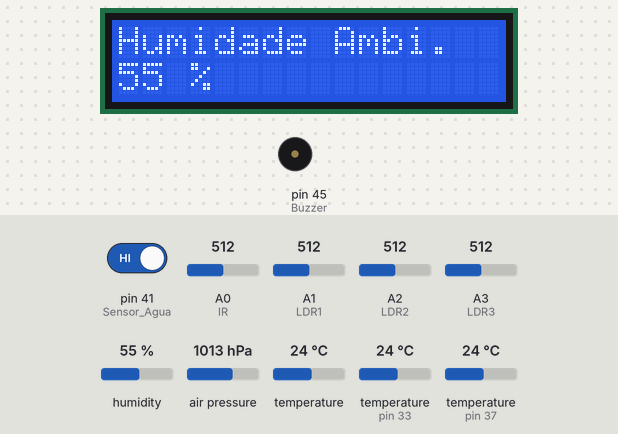
The sketch below on a simulated Arduino Mega 2560, built with avr-gcc and run on an emulated ATmega2560. Shown: 16×2 character LCD, buzzer (waves = sounding, pin HIGH). Inputs (shaded band) come from the test bench; at power-on: A3 (LDR3) = 512, A1 (LDR1) = 512, air pressure 1013 hPa, humidity 55 %, pin 41 (Sensor_Agua) HIGH, A0 (IR) = 512, A2 (LDR2) = 512, temperature 24 °C, temperature (sensors on pin 33, pin 37) 24 °C. What the sketch prints to the serial monitor is not drawn.

Above: at 1.2 s.
1.3 s: A3 (LDR3) set to 306
At 3.6 s:
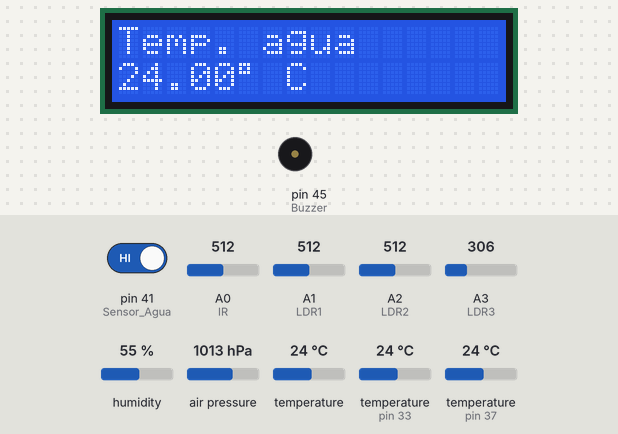
4.1 s: A1 (LDR1) set to 30
6.6 s: air pressure set to 952 hPa
8.9 s: humidity set to 22 %
At 20.2 s:
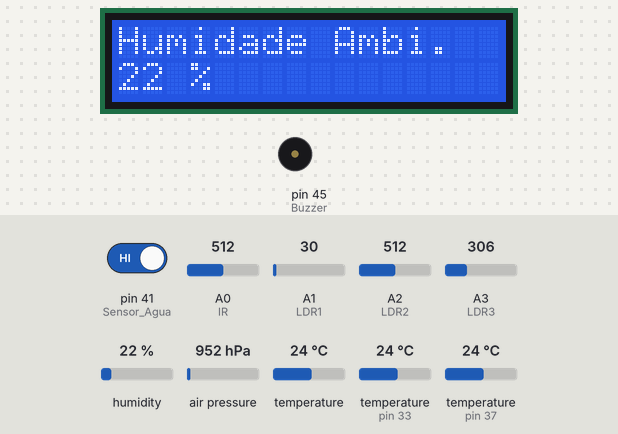
21.9 s: pin 41 (Sensor_Agua) driven LOW
At 24.9 s:
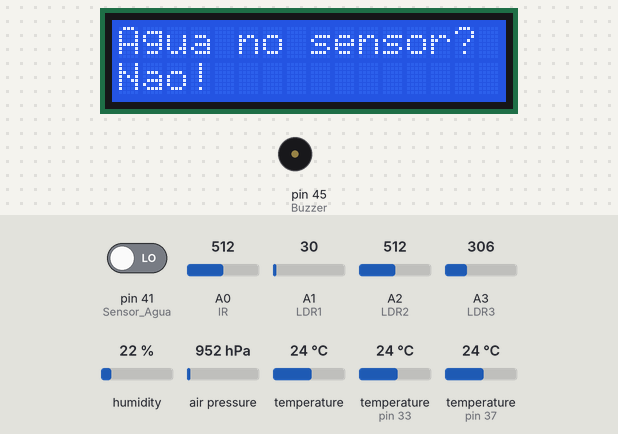
Timing chart, 0 to 26.4 s (numbered marks = the images above; inputs shaded):
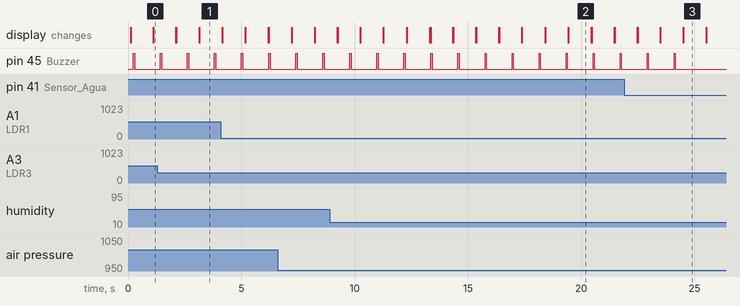

Measured:
- after the input at 21.9 s, pin 45 (Buzzer): goes on until 24.2 s, then stays LOW; the display: first differs from a run without the input after 2.6 s (image 3)
- by itself, pin 45 (Buzzer): alternates HIGH for 0.05 s and LOW for 1.1 s
- what the display in image 2 shows lasts 1.0 s, from 19.4 s to 20.4 s

The sketch:

EstacaoMeteo_RTOS.ino
```cpp
/*
    Estação metereologica
    UC - Sistemas Embebidos e de Tempo Real (ESI)

    Rúben Guimarães nº11156
    Kyrylo Yavorenko nº10355

    Implementação em real-time operating system (RTOS)
*/


// Bibliotecas usadas
#include <Arduino_FreeRTOS.h>
#include <OneWire.h> //  usada para ler valor do ds18b20
#include "DHT.h" //  usada para o DHT11
#include <Wire.h>
#include <Adafruit_BMP085.h> // usada para o BMP180
#include <LiquidCrystal_I2C.h> // usada para o lcd


// Define nomes para as diversas entradas/saidas
#define Sensor_Temp 37 // DHT11
#define Sensor_Temp_2 33 // DS18B20
#define Sensor_Agua 41
#define Buzzer 45
#define IR A0
#define LDR1 A1
#define LDR2 A2
#define LDR3 A3

// Declara as tarefas
void ShowValuesLCDTask( void *pvParameters );
void GetSensorValuesTask( void *pvParameters );
void PrintValuesOnConsoleTask( void *pvParameters );


// Declaração de objectos
OneWire ds(Sensor_Temp_2);
DHT dht(Sensor_Temp, DHT11);
Adafruit_BMP085 bmp180;
LiquidCrystal_I2C lcd(0x27, 2, 1, 0, 4, 5, 6, 7, 3, POSITIVE); // Inicializa o display no endereco 0x27


// Declaração de variaveis globais
uint8_t humidade;
uint8_t temperaturaAmbiente;
float temperaturaAgua;
float temperaturaAmbienteBMP;
uint16_t  pressaoAtmosferica;
int  altitude;
uint8_t velocidadeVento;
boolean valorSensorAgua;
int ldrValue1;
int ldrValue2;
int ldrValue3;
int tempoDelay = 1000;


// Inicializa objectos e define pin's de entrada/saida
void setup()
{
  Serial.begin(9600);

  dht.begin();
  bmp180.begin();
  lcd.begin (16, 2);

  pinMode(Sensor_Agua, INPUT);
  pinMode(Buzzer, OUTPUT);


  while (!Serial) {
    ;
  }

  xTaskCreate(
    ShowValuesLCDTask
    ,  (const portCHAR *)"ShowValuesLCDTask"
    ,  512
    ,  NULL
    ,  2
    ,  NULL );

  xTaskCreate(
    GetSensorValuesTask
    ,  (const portCHAR *)"GetSensorValuesTask"
    ,  512
    ,  NULL
    ,  3
    ,  NULL );


  xTaskCreate(
    PrintValuesOnConsoleTask
    ,  (const portCHAR *)"PrintValuesOnConsoleTask"
    ,  512
    ,  NULL
    ,  1
    ,  NULL );

}


void loop()
{

}


// Método que vai mostar no LCD os valores lidos pelos sensores
void ShowValuesLCDTask(void *pvParameters)
{

  (void) pvParameters;

  for (;;)
  {
    lcd.clear();
    lcd.setCursor(0, 0);
    lcd.print(F("Temp. Amb."));
    lcd.setCursor(0, 1);
    lcd.print(temperaturaAmbiente);
    lcd.print((char)223);
    lcd.print(F(" C"));

    vTaskDelay( tempoDelay / portTICK_PERIOD_MS );

    lcd.clear();
    lcd.setCursor(0, 0);
    lcd.print(F("Humidade Ambi."));
    lcd.setCursor(0, 1);
    lcd.print(humidade);
    lcd.print(F(" %"));


    vTaskDelay( tempoDelay / portTICK_PERIOD_MS );

    lcd.clear();
    lcd.setCursor(0, 0);
    lcd.print(F("Temp. Ambi. 2"));
    lcd.setCursor(0, 1);
    lcd.print(temperaturaAmbienteBMP);
    lcd.print((char)223);
    lcd.print(F(" C"));


    vTaskDelay( tempoDelay / portTICK_PERIOD_MS );

    lcd.clear();
    lcd.setCursor(0, 0);
    lcd.print(F("Temp. agua"));
    lcd.setCursor(0, 1);
    lcd.print(temperaturaAgua);
    lcd.print((char)223);
    lcd.print(F(" C"));

    vTaskDelay( tempoDelay / portTICK_PERIOD_MS );

    lcd.clear();
    lcd.setCursor(0, 0);
    lcd.print(F("P. Atmosferica"));
    lcd.setCursor(0, 1);
    lcd.print(pressaoAtmosferica);
    lcd.print(F(" Pa"));

    vTaskDelay( tempoDelay / portTICK_PERIOD_MS );

    lcd.clear();
    lcd.setCursor(0, 0);
    lcd.print(F("Altitude"));
    lcd.setCursor(0, 1);
    lcd.print(altitude);
    lcd.print(F(" m"));

    vTaskDelay( tempoDelay / portTICK_PERIOD_MS );


    lcd.clear();
    lcd.setCursor(0, 0);
    lcd.print(F("Agua no sensor?"));
    lcd.setCursor(0, 1);

    if ( valorSensorAgua == LOW)
      lcd.print(F("Nao!"));
    else  // Se detectar agua
      lcd.print(F("Sim!"));

    vTaskDelay( tempoDelay / portTICK_PERIOD_MS );

    lcd.clear();
    lcd.setCursor(0, 0);
    lcd.print(F("Velocidade vento"));
    lcd.setCursor(0, 1);
    lcd.print(velocidadeVento);
    lcd.print(F(" RPM"));


    vTaskDelay( tempoDelay / portTICK_PERIOD_MS );

    lcd.clear();
    lcd.setCursor(0, 0);
    lcd.print(F("Posicao sol"));
    lcd.setCursor(0, 1);

    if  ( ldrValue1 < ldrValue2 && ldrValue1 < ldrValue3)
      lcd.print(F("Este"));

    if ( ldrValue2 < ldrValue1 && ldrValue2 < ldrValue3)
      lcd.print(F("Sul"));

    if ( ldrValue3 < ldrValue1 && ldrValue3 < ldrValue2)
      lcd.print(F("Oeste"));

      vTaskDelay( tempoDelay / portTICK_PERIOD_MS );
  }
}


// Método que vai receber informaçãor dos diferentes sensores
void GetSensorValuesTask(void *pvParameters)
{
  (void) pvParameters;

  for (;;)
  {
    temperaturaAgua = GetTemperaturaAgua();

    humidade = (int)dht.readHumidity();

    temperaturaAmbiente = (int)dht.readTemperature();

    temperaturaAmbienteBMP = bmp180.readTemperature();

    pressaoAtmosferica = bmp180.readPressure();


    //altitude = bmp180.readAltitude(100600); // 100600 pressao atmosferica media ao nivel do mar no porto (para efeitos de calibração)
    altitude = bmp180.readAltitude();

    valorSensorAgua = digitalRead(Sensor_Agua);

    velocidadeVento = ((GetWindSpeed() * 60) / 5); // Recebe uma contagem e efetua uma regra de 3 simples para calcular uma estimativa das RPM's do vento

    ldrValue1 = analogRead(LDR1);
    ldrValue2 = analogRead(LDR2);
    ldrValue3 = analogRead(LDR3);


    vTaskDelay( 1000 / portTICK_PERIOD_MS );

  }
}


// Método que imprime os valores enviados para a porta de comunicação na consola
void PrintValuesOnConsoleTask(void *pvParameters)  // This is a task.
{
  (void) pvParameters;

  for (;;)
  {
    Serial.println(F(" "));
    Serial.println(F(" *** Valores Lidos ***"));

    Serial.print(F("Humidade ambiente: "));
    Serial.print(humidade);
    Serial.println(F("%\t"));

    Serial.print(F("Temperatura ambiente: "));
    Serial.print(temperaturaAmbiente);
    Serial.println(F("ºC\t"));

    Serial.print(F("Temperatura água: "));
    Serial.print(temperaturaAgua);
    Serial.println(F("ºC\t"));

    Serial.print(F("Temperatura BMP: "));
    Serial.print(temperaturaAmbienteBMP);
    Serial.println(F("ºC\t"));

    Serial.print(F("Pressão atmosferica: "));
    Serial.print(pressaoAtmosferica);
    Serial.println(F("Pa\t"));

    Serial.print(F("Altitude: "));
    Serial.print(altitude);
    Serial.println(F("m"));

    Serial.print(F("Água no sensor ? "));
    if ( valorSensorAgua == LOW)
      Serial.println(F(" Não!"));

    else  // Se detectar agua
    {
      Serial.println(F("Sim!"));
      Beep();
    }

    Serial.print(F("Velocidade vento: "));
    Serial.print(velocidadeVento);
    Serial.println(F(" RPM"));


    Serial.print(F("Posição do sol: "));
    if  ( ldrValue1 < ldrValue2 && ldrValue1 < ldrValue3)
      Serial.println(F("Este"));

    if ( ldrValue2 < ldrValue1 && ldrValue2 < ldrValue3)
      Serial.println(F("Sul"));

    if ( ldrValue3 < ldrValue1 && ldrValue3 < ldrValue2)
      Serial.println(F("Oeste"));

    vTaskDelay( tempoDelay / portTICK_PERIOD_MS );

  }
}


// Método que vai fazer com que o buzzer ligado a porta emita um beep
void Beep()
{
  digitalWrite(45, HIGH);
  delay(50);
  digitalWrite(45, LOW);
}


// Método que vai ler a velocidade do vento durante 5 segundos
uint8_t GetWindSpeed()
{

  uint8_t aux;
  int valorSensor;
  long starttime;
  long endtime;
  uint8_t contador = 0; // RPM vento


  contador = 0; // faz reset ao contador


  starttime = millis();
  endtime = starttime;

  while ((endtime - starttime) <= 5000)
  {
    valorSensor = analogRead(IR);

    if (valorSensor > 800) // usada para evitar a mesma leitura
      aux = 0;

    if (valorSensor < 800 && aux == 0) // Se a flag tiver sido limpa e o valor do sensor for inferior ao threshold
    {
      contador++;
      aux = 1;
    }

    delay(50);
    endtime = millis();

  }

  return contador;
}


// Método que le informação do ds18b20 (sparkfun)
float GetTemperaturaAgua()
{

  byte data[12];
  byte addr[8];


  if ( !ds.search(addr)) {
    //no more sensors on chain, reset search
    ds.reset_search();
    return -1000;
  }

  if ( OneWire::crc8( addr, 7) != addr[7]) {
    Serial.println("CRC is not valid!");
    return -1000;
  }

  if ( addr[0] != 0x10 && addr[0] != 0x28) {
    Serial.print("Device is not recognized");
    return -1000;
  }

  ds.reset();
  ds.select(addr);
  ds.write(0x44, 1); // start conversion, with parasite power on at the end

  byte present = ds.reset();
  ds.select(addr);
  ds.write(0xBE); // Read Scratchpad

  for (int i = 0; i < 9; i++) { // we need 9 bytes
    data[i] = ds.read();
  }

  ds.reset_search();

  byte MSB = data[1];
  byte LSB = data[0];

  float tempRead = ((MSB << 8) | LSB); //using two's compliment
  float temperatureSum = tempRead / 16;

  return temperatureSum;

}
```
